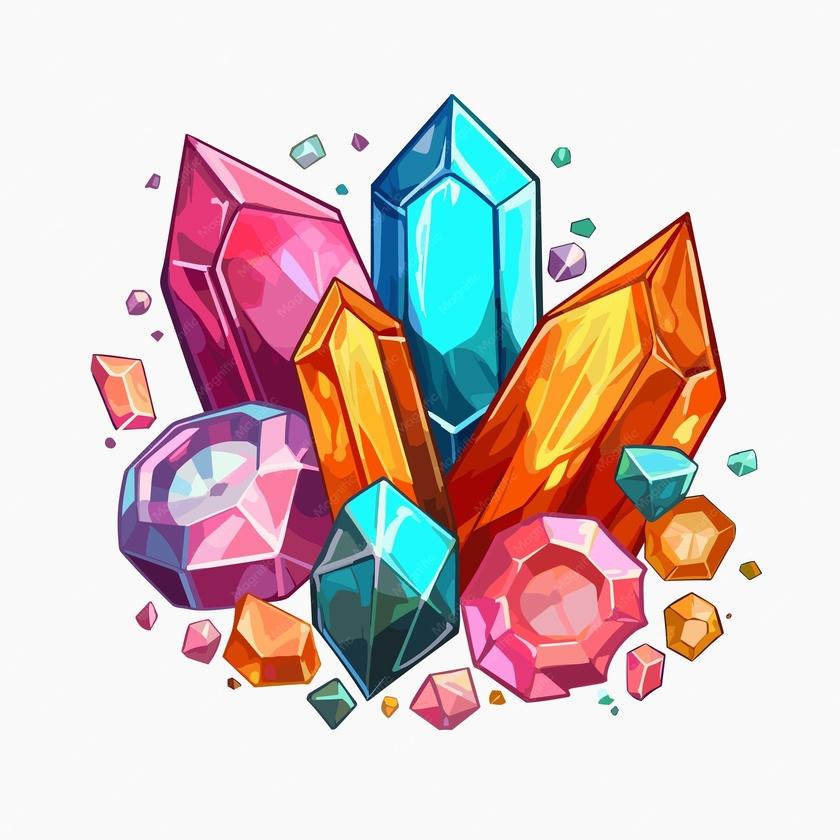
#> input picture samples/crystals.jpg, 840 x 840 px, shrunk from 2000 x 2000 before the run, given in place of out.png, which was not available
$ python entry.py out.png ../../samples/crystals.jpg
#> lines starting #> are read from the running program, lines starting #| are printed output that depends on the picture; after the words box and inside, x2 and y2 are one past the last pixel; in counts of white or black regions, pixels touching at a corner belong together; pictures that were not available may be replaced by others from this repository, and a replacement may not be noted
### models/region-5/src/exp_pipeline.py
"""ideal-5 — AGGREGATION approach (USER direction, 2026-07-10).

The pivot away from denoise-by-merging. ideal-4 removed noise by merging small
regions (felzenszwalb scale=400), which ate thin dark OUTLINES into the light
neighbour beside them → grey outlines. USER's fix: don't remove regions to kill
noise — keep segmentation GENTLE so every region (incl. the dark outline)
survives, and clean the *appearance* by AGGREGATING the rough fragmented
geometry into smooth shapes (a rough 9-segment circle → one smooth closed
curve). Noise goes away because the shapes get clean, not because pixels merged.

Pipeline:
  1. resize  — cap longest side at work_dim (downscale only, never upscale);
     images already smaller stay native.
  2. colour group — a SMALL edge-preserving average (bilateral) so near-
     identical pixels read as one piece, kept gentle so coloured shadows
     survive (no big mean-shift).
  3. segment — Felzenszwalb GENTLE (low scale): outlines survive as their own
     dark regions instead of being merged/greyed. min_size only drops sub-px
     specks (relative to frame).
  4. colour last — each region = median of the ORIGINAL eroded interior.
  5. aggregate — emit with the FILL boundary fitter (smooth curves + corners):
     rough pixel-staircase boundaries become clean smooth paths, many
     fragments of one form become one path. This is the fill fitter, NOT the
     stroke machinery.
"""
from __future__ import annotations

import os
import sys
from typing import Dict

import cv2
import numpy as np

_BACKEND = os.path.join(os.path.dirname(__file__), "..", "..", "quant-11", "src")
if _BACKEND not in sys.path:
    sys.path.insert(0, os.path.abspath(_BACKEND))


def merge_similar(labels: np.ndarray, work: np.ndarray, de: float) -> np.ndarray:
    """AGGREGATE BY COLOUR (USER's key idea): union adjacent regions whose mean
    colours are within `de` (LAB). Same-colour fragments (the JPEG/AA noise)
    join into one piece; the dark OUTLINE is a different colour so it never
    merges — outlines stay dark AND the noise-seams vanish. Not aggressive:
    coloured shadows sit far above `de` and survive."""
    n = int(labels.max()) + 1
    of = work.reshape(-1, 3).astype(np.float64)
    lb = labels.ravel()
    cnt = np.maximum(np.bincount(lb, minlength=n), 1)
    means = np.stack([np.bincount(lb, weights=of[:, c], minlength=n) / cnt
                      for c in range(3)], 1)
    meansL = cv2.cvtColor(means.reshape(1, -1, 3).astype(np.uint8),
                          cv2.COLOR_RGB2LAB).reshape(-1, 3).astype(np.float64)
    a = labels
    pr = np.vstack([np.stack([a[:, :-1].ravel(), a[:, 1:].ravel()], 1),
                    np.stack([a[:-1, :].ravel(), a[1:, :].ravel()], 1)])
    pr = np.unique(np.sort(pr[pr[:, 0] != pr[:, 1]], 1), axis=0)
    parent = np.arange(n)

    def find(x):
        while parent[x] != x:
            parent[x] = parent[parent[x]]
            x = parent[x]
        return x

    d2 = de * de
    for r, q in pr:
        if ((meansL[r] - meansL[q]) ** 2).sum() <= d2:
            ra, rb = find(int(r)), find(int(q))
            if ra != rb:
                parent[max(ra, rb)] = min(ra, rb)
    roots = np.array([find(i) for i in range(n)])
    _, new = np.unique(roots, return_inverse=True)
    return new[labels].astype(np.int32)


def unify_ink(centres: np.ndarray, lum_max: float = 55.0,
              chroma_max: float = 40.0) -> np.ndarray:
    """Give the OUTLINE one solid ink colour. color-last samples each dark
    outline segment locally, so AA bleeds neighbour colours in and the ink
    comes out a patchwork of dark tones. Snap every NEUTRAL-dark region
    (luminance < lum_max AND low chroma) to a single ink = their median, so the
    outline reads as one clean digital ink. Chromatic darks (navy eyes, dark
    coloured shadows) have chroma >= chroma_max and are left alone."""
    c = centres.astype(int)
    lum = 0.299 * c[:, 0] + 0.587 * c[:, 1] + 0.114 * c[:, 2]
    chroma = c.max(1) - c.min(1)
    ink = (lum < lum_max) & (chroma < chroma_max)
    if ink.any():
        centres = centres.copy()
        centres[ink] = np.median(centres[ink], axis=0)
    return centres


def recolor_from_interior(orig: np.ndarray, labels: np.ndarray,
                          erode: int) -> np.ndarray:
    from scipy import ndimage
    n = int(labels.max()) + 1
    centres = np.zeros((n, 3), np.uint8)
    of = orig.reshape(-1, 3)
    lb = labels.ravel()
    bnd = np.zeros(labels.shape, bool)
    bnd[:, 1:] |= labels[:, 1:] != labels[:, :-1]
    bnd[1:, :] |= labels[1:, :] != labels[:-1, :]
    dist = ndimage.distance_transform_edt(~bnd)
    interior = (dist >= erode).ravel()
    order = np.argsort(lb, kind="stable")
    starts = np.searchsorted(lb[order], np.arange(n))
    ends = np.searchsorted(lb[order], np.arange(n) + 1)
    for r in range(n):
        idx = order[starts[r]:ends[r]]
        sel = idx[interior[idx]]
        px = of[sel] if sel.size else of[idx]
        centres[r] = np.median(px, axis=0)
    return centres


def run_pipeline(image_path: str, params: dict,
                 dump: Dict[str, np.ndarray] = None) -> str:
    p = {"work_dim": 1536, "group_color": 14.0, "group_space": 3.0,
         "fz_scale": 120.0, "min_area_frac": 1.1e-5, "merge_de": 7.0,
         "ink_lum": 55.0, "ink_chroma": 40.0,
         "corner_deg": 155.0, "smooth_win": 11, "fit_tol": 2.0}
    p.update(params or {})

    img = cv2.imread(image_path, cv2.IMREAD_COLOR)
    if img is None:
        raise RuntimeError(f"cannot read {image_path}")
    img = cv2.cvtColor(img, cv2.COLOR_BGR2RGB)
    wd = int(p["work_dim"])
    s = wd / max(img.shape[:2])
    if s < 1.0:                                    # downscale only
        work = cv2.resize(img, (max(1, round(img.shape[1] * s)),
                                max(1, round(img.shape[0] * s))),
                          interpolation=cv2.INTER_AREA)
    else:
        work = img
    Hh, Ww = work.shape[:2]

    # 2. light colour group — gentle, coloured shadows survive
    group = cv2.bilateralFilter(work, d=0, sigmaColor=float(p["group_color"]),
                                sigmaSpace=float(p["group_space"]))
    if dump is not None:
        dump["01_group"] = group.copy()

    # 3. GENTLE segmentation — outlines survive as their own dark regions
    from skimage.segmentation import felzenszwalb
    lab = cv2.cvtColor(group, cv2.COLOR_RGB2LAB)
    min_size = max(6, int(round(p["min_area_frac"] * Hh * Ww)))
    fz = felzenszwalb(lab, scale=float(p["fz_scale"]), sigma=0.5,
                      min_size=min_size)
    _, labels = np.unique(fz, return_inverse=True)
    labels = labels.reshape(work.shape[:2]).astype(np.int32)

    # 4. AGGREGATE BY COLOUR — join same-colour fragments (kills noise seams,
    # leaves the differently-coloured dark outline alone)
    labels = merge_similar(labels, work, float(p["merge_de"]))

    # 5. colour last from the ORIGINAL, then UNIFY the outline ink to one solid
    # colour (patchy dark tones → one clean digital ink; navy eyes kept)
    centres = recolor_from_interior(work, labels, 1)
    centres = unify_ink(centres, float(p["ink_lum"]), float(p["ink_chroma"]))
    if dump is not None:
        dump["02_regions"] = centres[labels]

    # 6. aggregate GEOMETRY — smooth curve fit (loops_to_svg_curves: gentle
    # curves through the region boundaries; corner_deg high so organic blobs
    # round into smooth shapes instead of polygonising). Fill fitter, NOT
    # stroke machinery.
    import boundary
    edges, _ = boundary.build_edges(labels)
    loops = boundary.region_loops(edges, len(centres))
    return boundary.loops_to_svg_curves(labels, centres, edges, loops,
                                        tol=float(p["fit_tol"]),
                                        corner_deg=float(p["corner_deg"]),
                                        smooth_win=int(p["smooth_win"]),
                                        parsimony=0.0)

### models/quant-3/src/boundary.py
"""Shared-boundary vectorization: fit every region boundary ONCE.

Independent per-region tracing fits each boundary twice (once per neighbor);
the two fits never coincide, so every boundary is a potential hairline gap or
overlap and every junction grows spurs — exactly the deep-zoom artifacts a
professional output cannot have. Here we extract the label map's boundary
GRAPH (junction nodes + edges between region pairs), simplify/fit each edge
once, and rebuild every region from the shared geometry. Coincidence is then
guaranteed by construction.

Coordinates: pixel-corner lattice. Corner (x, y) with x in 0..W, y in 0..H.
Pixel (i, j) spans corners (j, i)-(j+1, i+1). The image border counts as a
boundary against the virtual outside label -1.
"""
from __future__ import annotations

from collections import defaultdict
from typing import Dict, List, Tuple

import numpy as np


def build_edges(labels: np.ndarray):
    """Extract the boundary graph.

    Returns (edges, node_set) where edges is a list of dicts:
      {"pts": [(x,y), ...], "pair": (label_a, label_b)}
    Each edge runs junction-to-junction (or is a closed loop with no junction).
    """
    H, W = labels.shape
    ext = np.full((H + 2, W + 2), -1, dtype=np.int64)
    ext[1:-1, 1:-1] = labels

    # crack segments between corners; key = sorted corner pair
    # vertical crack at corner column x between rows y..y+1 separates
    # pixels ext[y+1, x] (left) and ext[y+1, x+1] (right) in ext coords.
    segs: Dict[Tuple[Tuple[int, int], Tuple[int, int]], Tuple[int, int]] = {}
    for y in range(H):
        rowL = ext[y + 1, : W + 1]
        rowR = ext[y + 1, 1: W + 2]
        for x in np.nonzero(rowL != rowR)[0]:
            a, b = (int(x), y), (int(x), y + 1)
            segs[(a, b)] = (int(rowL[x]), int(rowR[x]))   # (west, east)
    for y in range(H + 1):
        rowU = ext[y, 1: W + 1]
        rowD = ext[y + 1, 1: W + 1]
        for x in np.nonzero(rowU != rowD)[0]:
            a, b = (int(x), y), (int(x) + 1, y)
            segs[(a, b)] = (int(rowU[x]), int(rowD[x]))   # (north, south)

    # corner incidence
    inc: Dict[Tuple[int, int], List] = defaultdict(list)
    for key in segs:
        a, b = key
        inc[a].append(key)
        inc[b].append(key)

    nodes = {c for c, ks in inc.items() if len(ks) != 2}

    edges = []
    used = set()

    def walk(start_key, from_corner):
        """Walk from a node along cracks until the next node; return pts."""
        pts = [from_corner]
        key = start_key
        cur = key[1] if key[0] == from_corner else key[0]
        used.add(key)
        pts.append(cur)
        while cur not in nodes:
            nxt = [k for k in inc[cur] if k not in used]
            if not nxt:
                break
            key = nxt[0]
            used.add(key)
            cur = key[1] if key[0] == cur else key[0]
            pts.append(cur)
        return pts

    def left_labels(key, pts):
        """Which label is on the LEFT when walking pts[0]->pts[1] (screen
        coords, y down)? Returns (left_label, right_label) for that direction.
        Vertical crack pair=(west,east); horizontal crack pair=(north,south)."""
        (x0, y0), (x1, y1) = pts[0], pts[1]
        a, b = segs[key]
        if x0 == x1:          # vertical crack
            return (b, a) if y1 > y0 else (a, b)   # walking down: left=east
        return (a, b) if x1 > x0 else (b, a)       # walking right: left=north

    for n in nodes:
        for key in inc[n]:
            if key in used:
                continue
            pts = walk(key, n)
            first_key = tuple(sorted((pts[0], pts[1])))
            lf, rt = left_labels(first_key, pts)
            edges.append({"pts": pts, "pair": segs[key], "left": lf, "right": rt})

    # closed loops with no junctions (island boundaries)
    for key in segs:
        if key in used:
            continue
        start = key[0]
        pts = walk(key, start)
        first_key = tuple(sorted((pts[0], pts[1])))
        lf, rt = left_labels(first_key, pts)
        edges.append({"pts": pts, "pair": segs[key], "left": lf, "right": rt,
                      "loop": True})

    return edges, nodes


# [205 lines left out: functions region_loops, loops_to_svg, dissolve_faint_pairs, smooth_edges, not called in this run]


def _reverse_cubic(c):
    return (c[6], c[7], c[4], c[5], c[2], c[3], c[0], c[1])


# [78 lines left out: functions _emit_regions, loops_to_svg_curves, not called in this run]


_NUM_RE = None


# [90 lines left out: function resnap_refined, not called in this run]

### models/region-5/entry.py
"""region-5 entry point — AGGREGATION approach (gentle seg + smooth fit).

Same contract as every other version (run(image_path, params=None) -> svg).
NO resolution change: the image is processed at exactly the resolution it
arrives at (native in → native out), no downscale, no upscale, no mean-shift,
no colour averaging. Reuses models/quant-11/src only for the shared-boundary
emission. See src/exp_pipeline.py and research/design/BLUEPRINT.md.
"""
from __future__ import annotations

import os
import sys
from pathlib import Path

_SRC = Path(__file__).resolve().parent / "src"


def _bootstrap():
    p = str(_SRC)
    if p not in sys.path:
        sys.path.insert(0, p)
    os.environ.setdefault("DYLD_FALLBACK_LIBRARY_PATH", "/opt/homebrew/lib")


def run(image_path: str, params: dict | None = None) -> str:
#> called with image_path = 'out.png'
    _bootstrap()
    from exp_pipeline import run_pipeline
    from svgutil import fit_svg_size
    from PIL import Image

    with Image.open(image_path) as im:
#> im is the input picture: PIL image 840x840 RGB; mean R, G, B 215.8, 198.1, 196.2
        ow, oh = im.size
    svg = run_pipeline(image_path, dict(params or {}))
#> in run_pipeline, `fz = felzenszwalb(lab, scale=float(p["fz_scale"]), sigma=0.5, min_size..`:
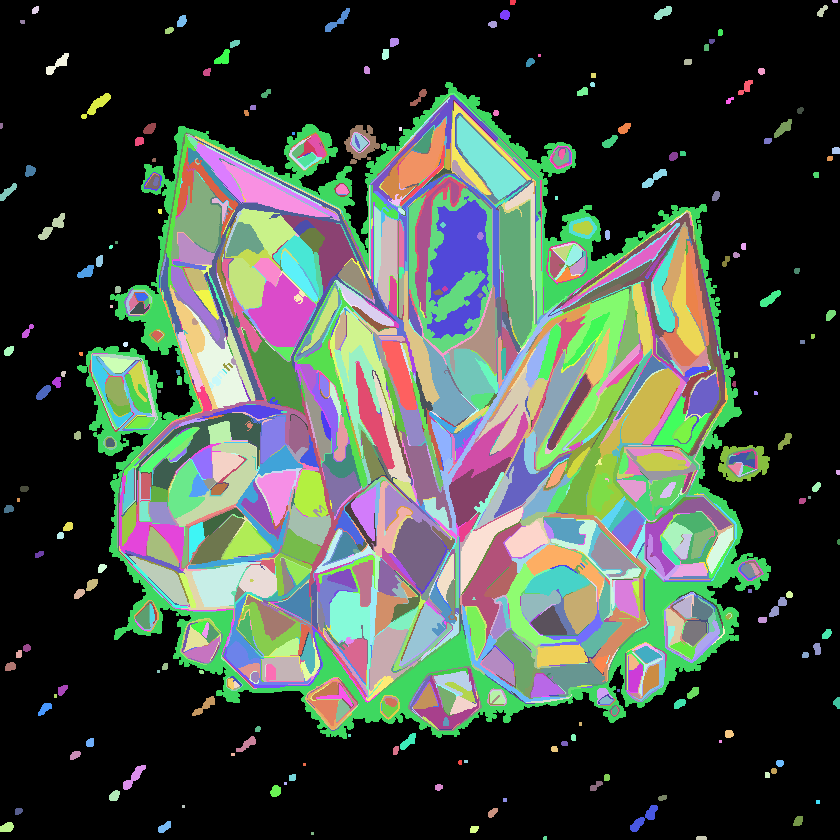
#> fz: shape (840, 840) int64; 1802 distinct labels, from 0 to 1801; one colour per label, 0 black
#> in merge_similar, `n = int(labels.max()) + 1`: n = 1802
#> in merge_similar, `cnt = np.maximum(np.bincount(lb, minlength=n), 1)`: cnt = 1802 values, max 379116 at index 0, min 8 at index 35, mean 391.6
#> in merge_similar, `means = np.stack([np.bincount(lb, weights=of[:, c], minlength=n) / cnt..`: means = 1802 rows, first 8: [249, 249, 249], [249.7, 249.7, 249.7], [249.9, 249.9, 249.9], [249.6, 249.6, 249.6], [249.6, 249.6, 249.6], [249.6, 249.6, 249.6], [249.6, 249.6, 249.6], [249.6, 249.6, 249.6]
#> in merge_similar, `meansL = cv2.cvtColor(means.reshape(1, -1, 3).astype(np.uint8), cv2.CO..`: meansL = 1802 rows, first 8: [250, 128, 128], [250, 128, 128], [250, 128, 128], [250, 128, 128], [250, 128, 128], [250, 128, 128], [250, 128, 128], [250, 128, 128]
#> in merge_similar, `pr = np.vstack([np.stack([a[:, :-1].ravel(), a[:, 1:].ravel()], 1), np..`: pr = 1409520 pairs, first value 0 to 1801, second value 0 to 1801
#> in merge_similar, `pr = np.unique(np.sort(pr[pr[:, 0] != pr[:, 1]], 1), axis=0)`: pr = 4574 pairs, first value 0 to 1758, second value 1 to 1801
#> the loop in merge_similar, `for r, q in pr:` made 4574 passes
#> (q, rb) on passes 1 to 8: (1, 1), (2, 2), (3, 3), (4, 4), (5, 5), (6, 6), (7, 7), (8, 8)
#> after the loop in merge_similar, `for r, q in pr:`: parent = 1802 values, max 1758 at index 1758, min 0 at index 0, mean 795.9
#> in merge_similar, `return new[labels].astype(np.int32)`:
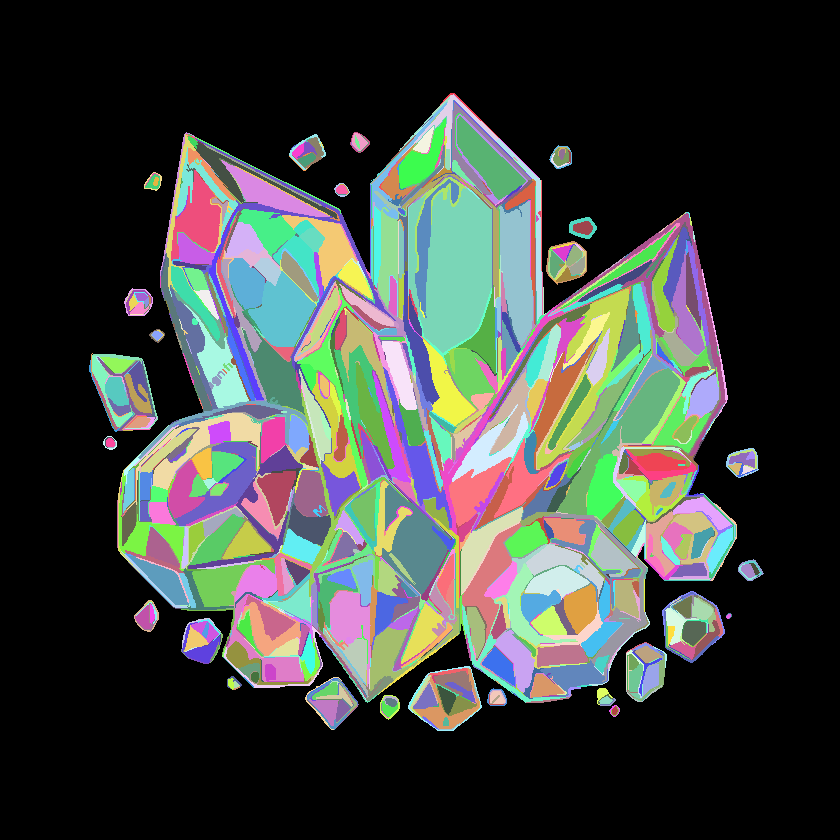
#> returned value: shape (840, 840) int32; 1433 distinct labels, from 0 to 1432; one colour per label, 0 black
#> in recolor_from_interior, `n = int(labels.max()) + 1`: n = 1433
#> in recolor_from_interior, `bnd[1:, :] |= labels[1:, :] != labels[:-1, :]`:
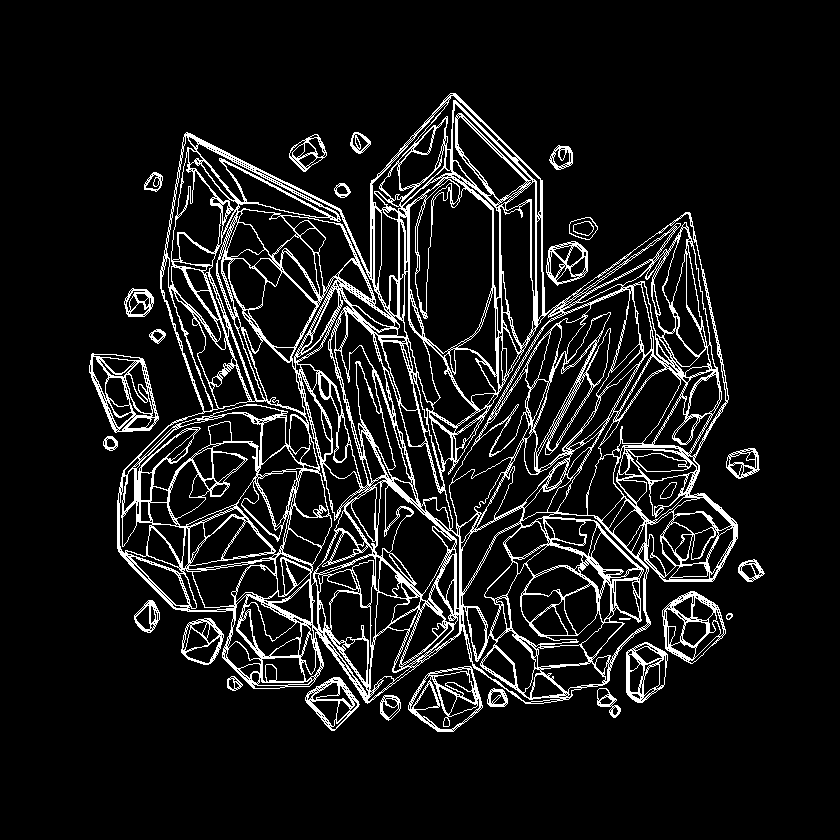
#> bnd: shape (840, 840) bool; 9.6% white in thin lines or dots, all inside (x1, y1, x2, y2) = (89, 93, 765, 732)
#> in recolor_from_interior, `dist = ndimage.distance_transform_edt(~bnd)`:
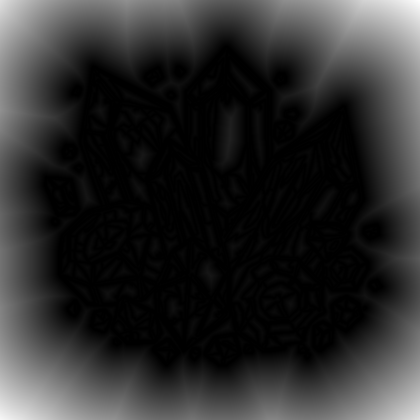
#> dist: shape (840, 840) float64 (shown at 1/2 size); min 0, max 259.7, mean 45.9; drawn with min black and max white
#> in recolor_from_interior, `starts = np.searchsorted(lb[order], np.arange(n))`: starts = 1433 values from 0 to 705577
#> in recolor_from_interior, `ends = np.searchsorted(lb[order], np.arange(n) + 1)`: ends = 1433 values from 424361 to 705600
#> the loop in recolor_from_interior, `for r in range(n):` made 1433 passes
#> (sel, px) on passes 13, 23, 41: ([96218, 97057, 98736], [[107, 237, 235], [120, 246, 243], [100, 245, 242]]), ([112993, 116352], [[45, 123, 162], [44, 128, 165]]), ([119478], [[255, 186, 228]])
#> after the loop in recolor_from_interior, `for r in range(n):`: centres = 1433 rows, first 8: [249, 249, 249], [227, 244, 255], [82, 135, 145], [224, 235, 253], [12, 92, 147], [159, 177, 197], [125, 186, 192], [200, 251, 252]
#> in unify_ink, `c = centres.astype(int)`: c has the same summary as centres in recolor_from_interior
#> in unify_ink, `lum = 0.299 * c[:, 0] + 0.587 * c[:, 1] + 0.114 * c[:, 2]`: lum = 1433 values, max 253.6 at index 1307, min 30.42 at index 230, mean 134.8
#> in unify_ink, `chroma = c.max(1) - c.min(1)`: chroma = 1433 values, max 247 at index 544, min 0 at index 0, mean 104.4
#> in build_edges, `ext[1:-1, 1:-1] = labels`:
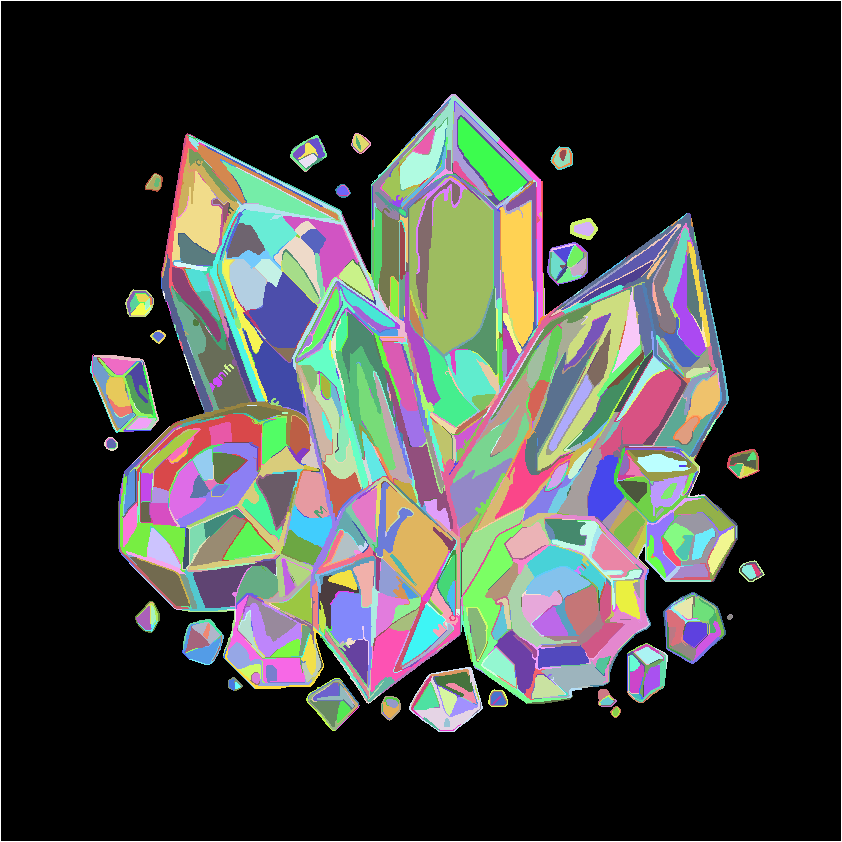
#> ext: shape (842, 842) int64; 1434 distinct labels, from -1 to 1432; one colour per label, 0 black, -1 white
#> after the loop in build_edges, `for y in range(H):`: segs = 50395 items
#> after the loop in build_edges, `for y in range(H + 1):`: segs = 87963 items
#> the loop in build_edges, `for key in segs:` made 87963 passes
#> in left_labels, `a, b = segs[key]`: a = 590; b = 518
#> in build_edges, `lf, rt = left_labels(first_key, pts)`: lf = 590; rt = 518
    return fit_svg_size(svg, ow, oh)


if __name__ == "__main__":
    out = run(sys.argv[1])
    if len(sys.argv) > 2:
        Path(sys.argv[2]).write_text(out)
    else:
        sys.stdout.write(out)
